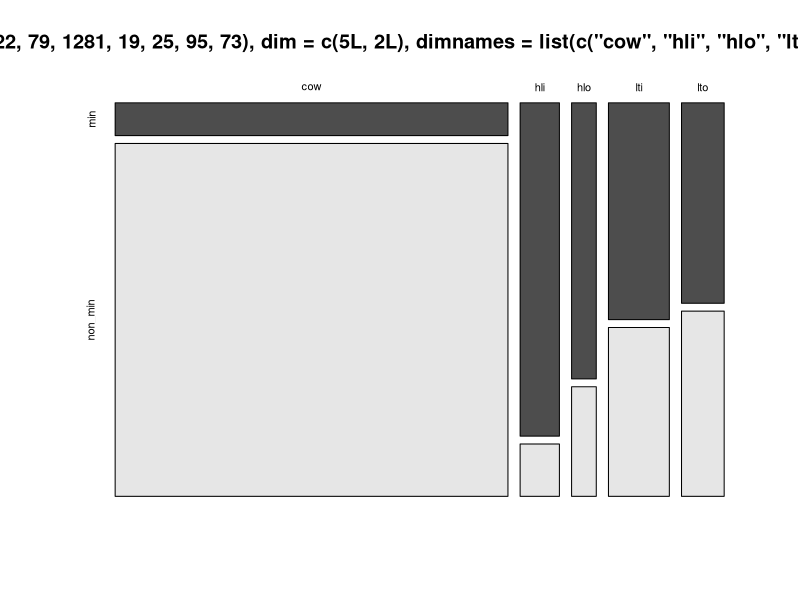
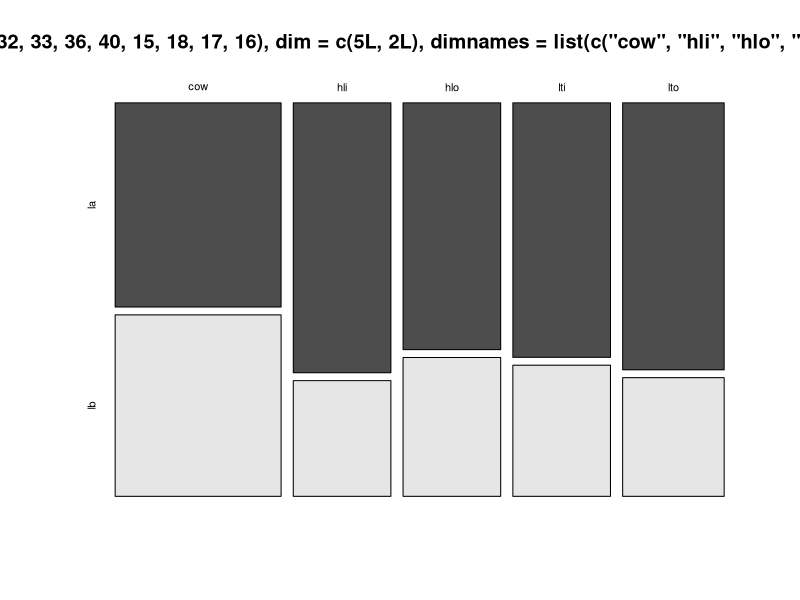
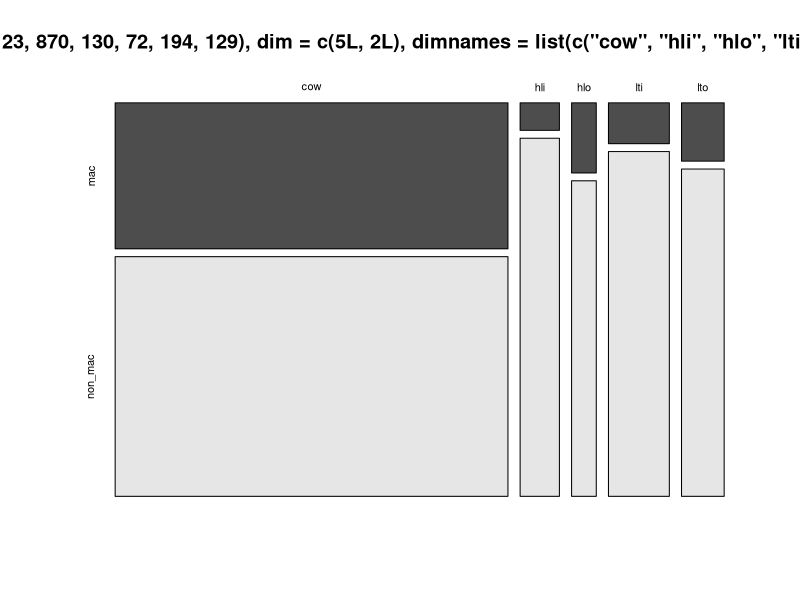

Write R code to recreate these figures, in order.
library(tidyverse)
library(svglite)

### fisher method vs min

df <- data.frame("min" = c(119, 121, 63, 122,79), 
                 "non_min" = c(1281, 19, 25, 95, 73), 
                 row.names = c("cow", "hli", "hlo", "lti", "lto"))

mosaicplot(df, color = TRUE)

#perform fisher
fisher.test(df, simulate.p.value = TRUE)
#sig p<0.05

#posthoc
library(rstatix)
pairwise_fisher_test(as.matrix(df), p.adjust.method = "fdr")
#sig p<0.05, except lti vs lto

### fisher lineage vs method
df_2 <- data.frame("la" = c(45, 35, 32, 33, 36), 
                 "lb" = c(40, 15, 18, 17, 16), 
                 row.names = c("cow", "hli", "hlo", "lti", "lto"))
mosaicplot(df_2, color = TRUE)  

#perform fisher
fisher.test(df_2)

#posthoc
pairwise_fisher_test(as.matrix(df_2), p.adjust.method = "fdr")
## not sig p>0.05
###################################
### fisher method vs mac
df_3 <- data.frame("mac" = c(530, 10, 16, 23, 23), 
                 "non_mac" = c(870, 130, 72, 194, 129), 
                 row.names = c("cow", "hli", "hlo", "lti", "lto"))

mosaicplot(df_3, color = TRUE)

#perform fisher
fisher.test(df_3, simulate.p.value = TRUE)
#sig p<0.05

#posthoc
library(rstatix)
pairwise_fisher_test(as.matrix(df_3), p.adjust.method = "fdr")
#sig p<0.05 in cow vs others / hlio vs hlo
